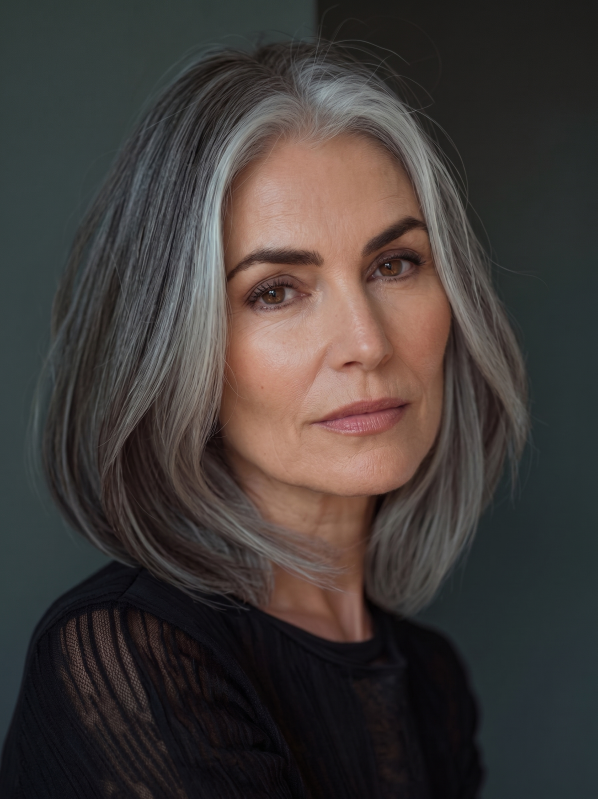
#> input picture skills/elegant-everyday-visual-guide/assets/elise.jpeg, 1792 x 2396 px (shown at 1/3 size)
$ python upscale.py ../../elegant-everyday-visual-guide/assets/elise.jpeg out.png --width 100
#> lines starting #> are read from the running program, lines starting #| are printed output that depends on the picture
### skills/image-upscale-webp/scripts/image_io.py
"""Shared image helpers for the image-upscale-webp skill: load any image as 8-bit sRGB, resize with
premultiplied alpha, run Upscayl, save PNG or Squoosh WebP."""
import os
import shutil
import subprocess
import tempfile
from io import BytesIO
from pathlib import Path

import numpy as np
from PIL import Image, ImageCms, ImageOps

HERE = Path(__file__).resolve().parent
UPSCAYL_DIR = Path(os.environ.get("UPSCAYL_DIR", "/Applications/Upscayl.app/Contents/Resources"))
UPSCAYL_BIN = UPSCAYL_DIR / "bin" / "upscayl-bin"
UPSCAYL_MODELS = UPSCAYL_DIR / "models"
DEFAULT_MODEL = "high-fidelity-4x"   # Upscayl app: AI Model = High Fidelity
DEFAULT_WEBP_QUALITY = 85
SRGB = ImageCms.createProfile("sRGB")


def has_alpha(im):
    return im.mode in ("RGBA", "LA", "PA", "RGBa", "La") or (im.mode == "P" and "transparency" in im.info)


def load_srgb(path):
    """Open an image upright (EXIF orientation applied), converted to sRGB, as RGB or RGBA 8-bit.
    Web browsers show untagged WebP as sRGB, so wide-gamut (Display P3) photos must be converted."""
    im = ImageOps.exif_transpose(Image.open(path))
#> im is the input picture: PIL image 1792x2396 RGB; mean R, G, B 65.2, 59, 56.6
    icc = im.info.get("icc_profile")
    alpha = im.convert("RGBA").getchannel("A") if has_alpha(im) else None
    rgb = im.convert("RGB")
    if icc:
        src = ImageCms.ImageCmsProfile(BytesIO(icc))
        if "srgb" not in (ImageCms.getProfileDescription(src) or "").lower():
            rgb = ImageCms.profileToProfile(rgb, src, SRGB, renderingIntent=ImageCms.Intent.PERCEPTUAL)
    if alpha is not None:
        rgb.putalpha(alpha)
    return rgb


def resize(im, size):
    """Lanczos resize. RGBA is resized premultiplied in float, so see-through pixels' colour never
    bleeds into the edges (no light halo or dark fringe) and faint shadows keep their colour."""
    if im.size == tuple(size):
        return im
    if im.mode != "RGBA":
        return im.resize(size, Image.LANCZOS)
    arr = np.asarray(im, dtype=np.float32) / 255.0
    a = arr[..., 3]

    def rs(ch):
        return np.asarray(Image.fromarray(ch, "F").resize(size, Image.LANCZOS), dtype=np.float32)

    a2 = rs(a)   # unclipped: dividing by the same filter's alpha cancels its ringing exactly
    rgb = np.stack([rs(arr[..., c] * a) for c in range(3)], axis=-1)
    safe = np.where(a2 > 1e-4, a2, 1.0)[..., None]
    rgb = np.where(a2[..., None] > 1e-4, rgb / safe, 0.0)
    out = np.dstack([rgb.clip(0, 1), a2.clip(0, 1)])
    return Image.fromarray((out * 255.0 + 0.5).astype(np.uint8), "RGBA")


# [36 lines left out: functions upscayl, encode_webp, not called in this run]


def save(im, out_path, quality=DEFAULT_WEBP_QUALITY):
    """PNG (lossless, for intermediates) or WebP (final web output), chosen by extension."""
    out_path = Path(out_path)
    ext = out_path.suffix.lower()
    if ext == ".png":
        im.save(out_path, optimize=False, compress_level=6)
    elif ext == ".webp":
        encode_webp(im, out_path, quality)
    else:
        raise SystemExit(f"unsupported output {ext}: use .png (intermediate) or .webp (final)")
    return out_path

### skills/image-upscale-webp/scripts/upscale.py
"""Resize an image to a target size the right way: if the source is smaller than the target, enlarge
it with Upscayl (High Fidelity, 2x; 4x when 2x falls short; repeated if still short), then shrink
to the exact target with Lanczos. A source already big enough is only shrunk, never AI-processed.

Usage:
  upscale.py IN OUT (--width W | --height H | --size WxH) [--quality 85] [--model high-fidelity-4x]
OUT ending in .png is lossless; .webp is encoded with Squoosh settings at --quality.
"""
import argparse
import sys
from pathlib import Path

sys.path.insert(0, str(Path(__file__).resolve().parent))
from image_io import DEFAULT_MODEL, DEFAULT_WEBP_QUALITY, load_srgb, resize, save, upscayl

ASPECT_TOLERANCE = 0.005   # --size may differ from the source's shape by 0.5% (rounding); more needs a crop


def target_size(src, args):
    w, h = src
    if args.width:
        return args.width, max(1, round(h * args.width / w))
    if args.height:
        return max(1, round(w * args.height / h)), args.height
    tw, th = (int(v) for v in args.size.lower().split("x"))
    if abs((tw / th) / (w / h) - 1) > ASPECT_TOLERANCE:
        raise SystemExit(f"--size {tw}x{th} has a different shape from the source {w}x{h}: crop first")
    return tw, th


def main():
    p = argparse.ArgumentParser(description=__doc__, formatter_class=argparse.RawDescriptionHelpFormatter)
    p.add_argument("input")
    p.add_argument("output")
    g = p.add_mutually_exclusive_group(required=True)
    g.add_argument("--width", type=int)
    g.add_argument("--height", type=int)
    g.add_argument("--size", help="WxH, same shape as the source")
    p.add_argument("--quality", type=int, default=DEFAULT_WEBP_QUALITY, help="WebP quality (default 85)")
    p.add_argument("--model", default=DEFAULT_MODEL)
    args = p.parse_args()

    im = load_srgb(args.input)
    tw, th = target_size(im.size, args)
#> tw = 100; th = 134
    steps = [f"source {im.width}x{im.height} {im.mode}"]
#> steps = ['source 1792x2396 RGB']
    while im.width < tw or im.height < th:
        need = max(tw / im.width, th / im.height)
        scale = 2 if need <= 2 else 4
        im = upscayl(im, scale, args.model)
        steps.append(f"upscayl {scale}x -> {im.width}x{im.height}")
    if im.size != (tw, th):
        im = resize(im, (tw, th))
#> in resize, `return im.resize(size, Image.LANCZOS)`:
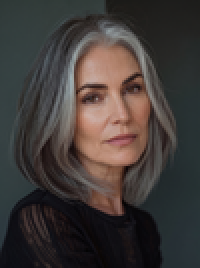
#> returned value: PIL image 100x134 RGB (shown 2 times larger); mean R, G, B 65.2, 59, 56.6
        steps.append(f"lanczos -> {tw}x{th}")
    out = save(im, args.output, args.quality)
    steps.append(f"{out.name} {out.stat().st_size / 1024:.0f} KB")
    print(" | ".join(steps))
#| source 1792x2396 RGB | lanczos -> 100x134 | out.png 20 KB


if __name__ == "__main__":
    main()
